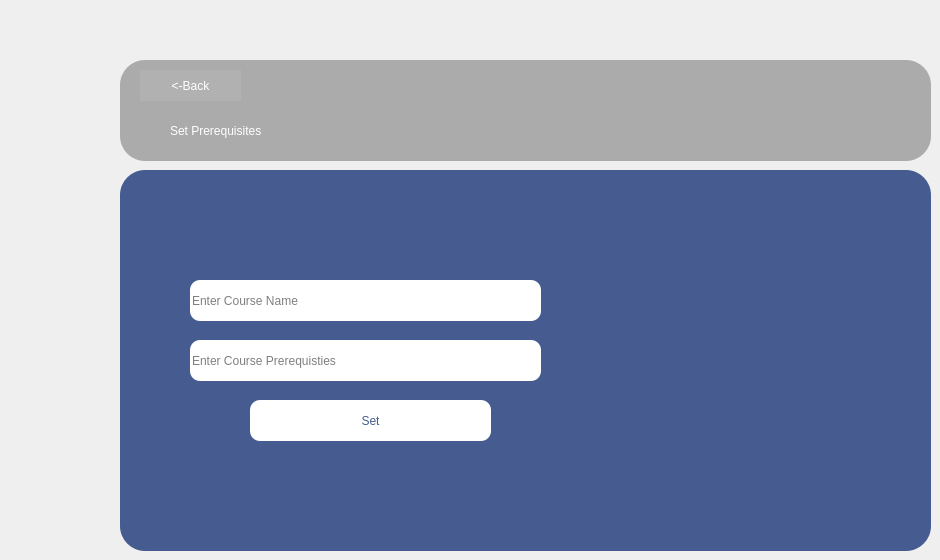
				<widget class="QWidget" name="page_26">
					<widget class="QFrame" name="frame_43">
						<property name="geometry">
							<rect>
								<x>120</x>
								<y>170</y>
								<width>811</width>
								<height>381</height>
							</rect>
						</property>
						<property name="styleSheet">
							<string notr="true">
								border-radius: 25px;
								background-color: rgb(70, 92, 144);

							</string>
						</property>
						<property name="frameShape">
							<enum>QFrame::Shape::StyledPanel</enum>
						</property>
						<property name="frameShadow">
							<enum>QFrame::Shadow::Raised</enum>
						</property>
						<widget class="QLineEdit" name="StudentName_17">
							<property name="geometry">
								<rect>
									<x>70</x>
									<y>170</y>
									<width>351</width>
									<height>41</height>
								</rect>
							</property>
							<property name="styleSheet">
								<string notr="true">
									color: black;
									background-color: white;
									border-radius: 10px;
									font: 9pt &quot;Segoe UI&quot;;
								</string>
							</property>
							<property name="text">
								<string/>
							</property>
							<property name="frame">
								<bool>true</bool>
							</property>
							<property name="echoMode">
								<enum>QLineEdit::EchoMode::Normal</enum>
							</property>
							<property name="readOnly">
								<bool>false</bool>
							</property>
							<property name="placeholderText">
								<string>Enter Course Prerequisties</string>
							</property>
						</widget>
						<widget class="QPushButton" name="pushButton_26">
							<property name="geometry">
								<rect>
									<x>130</x>
									<y>230</y>
									<width>241</width>
									<height>41</height>
								</rect>
							</property>
							<property name="styleSheet">
								<string notr="true">
									QPushButton {

									background-color: rgb(255, 255, 255);

									color: rgb(70, 92, 144);
									border: 2px ;
									border-radius: 10px;
									padding: 8px 16px;
									font: 700 16pt &quot;Segoe UI&quot;;
									}

									QPushButton:hover {
									background-color: rgb(211, 211, 211);
									}
								</string>
							</property>
							<property name="text">
								<string>Set</string>
							</property>
						</widget>
						<widget class="QLineEdit" name="StudentName_18">
							<property name="geometry">
								<rect>
									<x>70</x>
									<y>110</y>
									<width>351</width>
									<height>41</height>
								</rect>
							</property>
							<property name="styleSheet">
								<string notr="true">
									color: black;
									background-color: white;
									border-radius: 10px;
									font: 9pt &quot;Segoe UI&quot;;
								</string>
							</property>
							<property name="text">
								<string/>
							</property>
							<property name="frame">
								<bool>true</bool>
							</property>
							<property name="echoMode">
								<enum>QLineEdit::EchoMode::Normal</enum>
							</property>
							<property name="readOnly">
								<bool>false</bool>
							</property>
							<property name="placeholderText">
								<string>Enter Course Name</string>
							</property>
						</widget>
						<widget class="QLabel" name="label_74">
							<property name="geometry">
								<rect>
									<x>490</x>
									<y>60</y>
									<width>271</width>
									<height>261</height>
								</rect>
							</property>
							<property name="text">
								<string/>
							</property>
							<property name="pixmap">
								<pixmap resource="project01.qrc">:/project01/Exams-rafiki.png</pixmap>
							</property>
							<property name="scaledContents">
								<bool>true</bool>
							</property>
						</widget>
					</widget>
					<widget class="QFrame" name="frame_44">
						<property name="geometry">
							<rect>
								<x>120</x>
								<y>60</y>
								<width>811</width>
								<height>101</height>
							</rect>
						</property>
						<property name="styleSheet">
							<string notr="true">
								background-color: rgb(171, 171, 171);

								border-radius: 25px;
							</string>
						</property>
						<property name="frameShape">
							<enum>QFrame::Shape::StyledPanel</enum>
						</property>
						<property name="frameShadow">
							<enum>QFrame::Shadow::Raised</enum>
						</property>
						<widget class="QLabel" name="label_75">
							<property name="geometry">
								<rect>
									<x>730</x>
									<y>10</y>
									<width>61</width>
									<height>61</height>
								</rect>
							</property>
							<property name="styleSheet">
								<string notr="true">
									font: 700 36pt &quot;Segoe UI&quot;;
									color: rgb(70, 92, 144);
								</string>
							</property>
							<property name="text">
								<string/>
							</property>
							<property name="pixmap">
								<pixmap resource="project01.qrc">:/newPrefix/Screenshot_2025-05-15_005716-removebg-preview.png</pixmap>
							</property>
							<property name="scaledContents">
								<bool>true</bool>
							</property>
						</widget>
						<widget class="QLabel" name="label_76">
							<property name="geometry">
								<rect>
									<x>50</x>
									<y>40</y>
									<width>411</width>
									<height>61</height>
								</rect>
							</property>
							<property name="styleSheet">
								<string notr="true">
									color: rgb(255, 255, 255);
									font: 700 28pt &quot;Segoe UI&quot;;

								</string>
							</property>
							<property name="text">
								<string>Set Prerequisites</string>
							</property>
						</widget>
						<widget class="QPushButton" name="AdminPortalbackB_11">
							<property name="geometry">
								<rect>
									<x>20</x>
									<y>10</y>
									<width>101</width>
									<height>31</height>
								</rect>
							</property>
							<property name="styleSheet">
								<string notr="true">
									background-color: rgb(177, 177, 177);
									color: rgb(255, 255, 255);
									font: 12pt &quot;Segoe UI&quot;;
								</string>
							</property>
							<property name="text">
								<string>&lt;-Back</string>
							</property>
						</widget>
					</widget>
				</widget>
